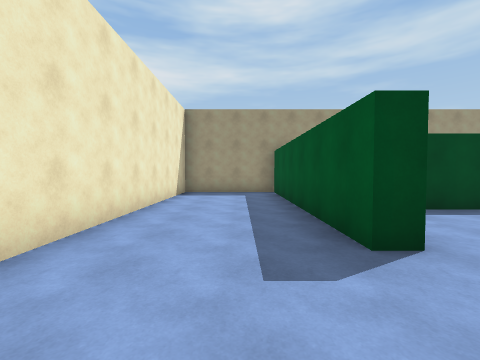
view 1 (above)

23 first-person views from a walk through a Unity game level. The camera is 1.5 m above the floor, tilts 2° down and sees 90° across. The floor is counted in squares, 2 m on a side. Each view is taken from the middle of a square. On the plan, view 1 faces up. The plan holds only what a view shows up to about 9 squares ahead; the rest is blank. The player is left out.

view 2
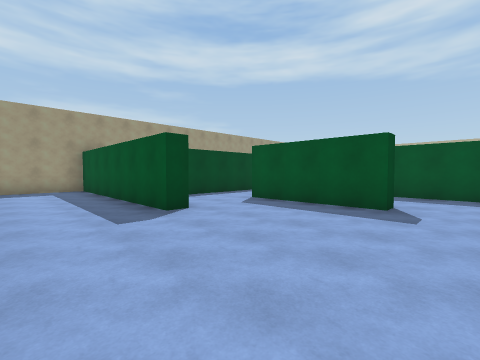

view 3
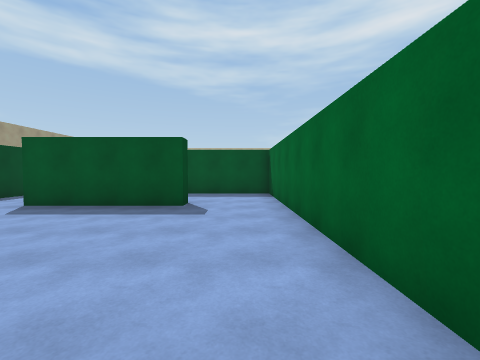

view 4
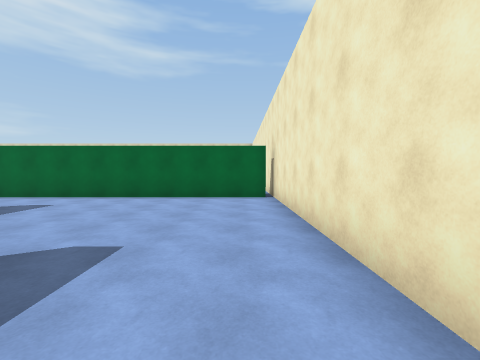

view 5
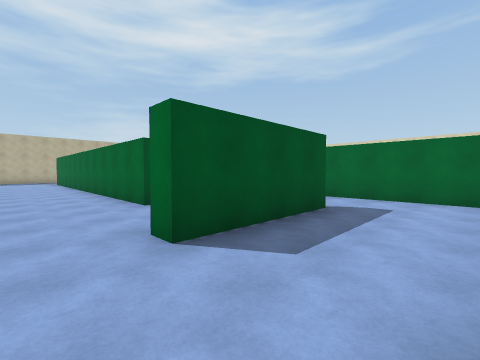

view 6
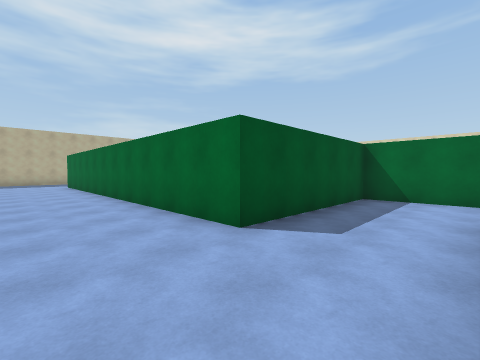

view 7
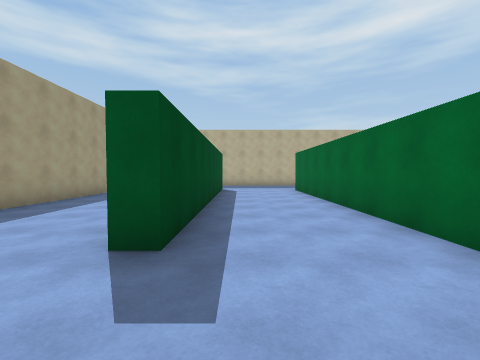

view 8
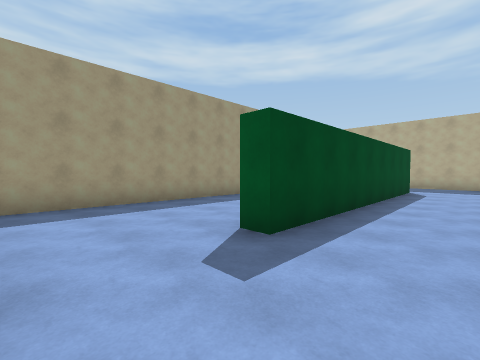

view 9
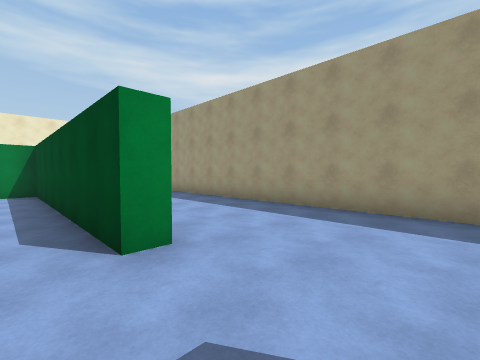

view 10
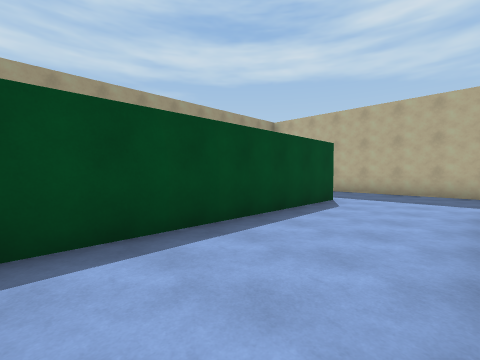

view 11
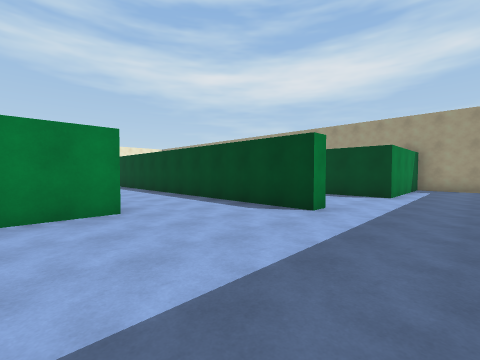

view 12
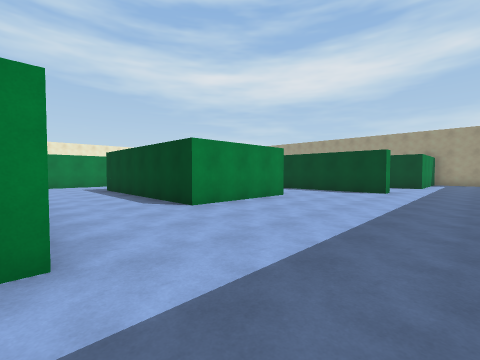

view 13
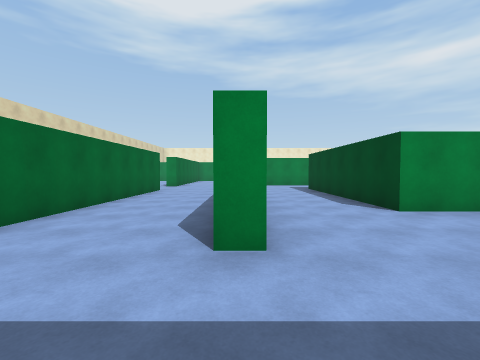

view 14
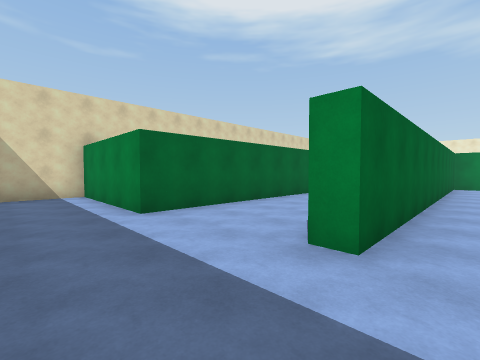

view 15
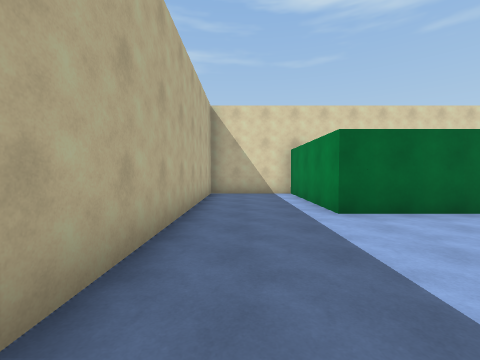

view 16
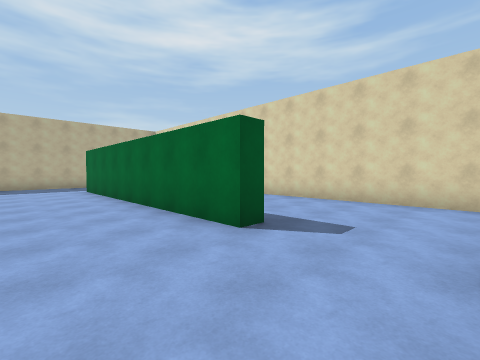

view 17
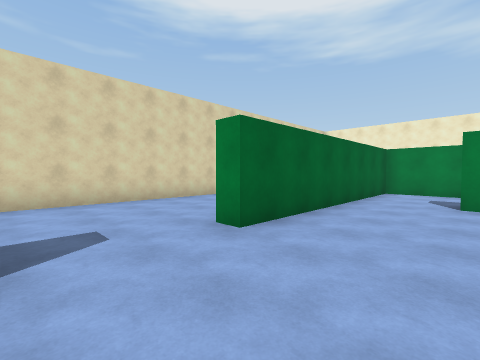

view 18
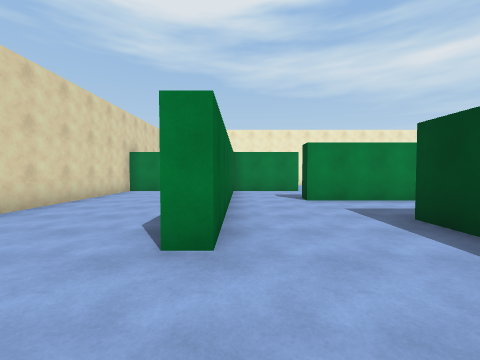

view 19
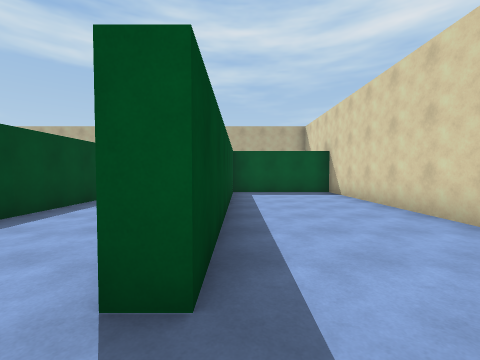

view 20
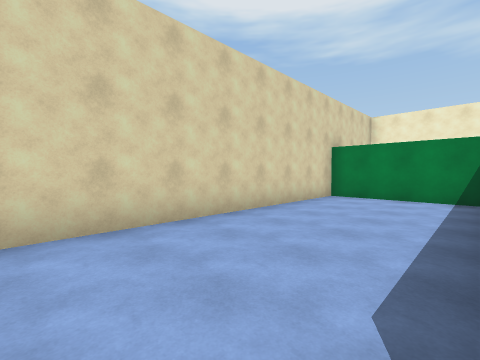

view 21
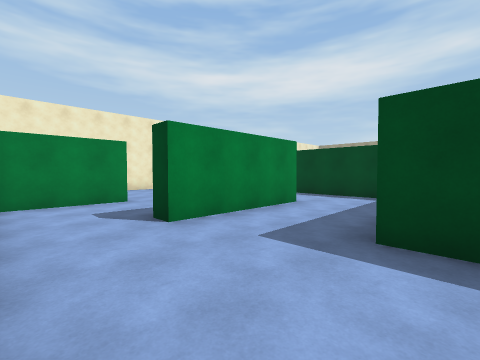

view 22
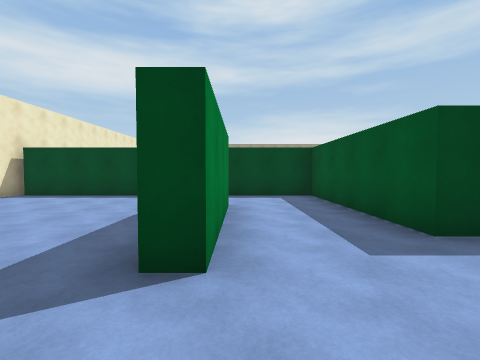

view 23
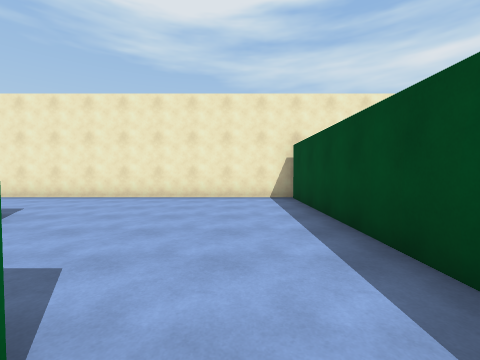

### Floor plan
Points are (right, up) in squares from view 1. A wall is a line through its corners. A room is listed if a view was taken in it or the views show most of it. See-through windows are left out.
Room 1 (views 1, 2, 3, 4, 5)
walls: (1.9, 2.2) (1.3, 2.2) (1.3, 8.7) (-2, 8.7) (-2, -3); (4.2, -0.8) (4.2, 2.7) (4.8, 2.7); (4.4, 4.7) (1.7, 4.7) (1.7, 4); (-1.8, -3) (4.6, -3)
ways out: opening at (4, 3.5) to room 2; opening at (4, -1.5) to room 3
Room 2 (views 6, 7, 8, 9, 10, 11, 12, 13, 14, 15, 16, 17, 18, 19, 20, 21, 22, 23)
walls: (16.2, -8.2) (13.6, -8.2); (9, -7.7) (18.8, -7.7) (18.8, -8.2); (8.4, -8.2) (7.3, -8.2) (7.3, -3.5) (4.6, -3.5); (16.5, -1.4) (16.5, -5) (11.2, -5); (17.8, -11.8) (11.3, -11.8) (11.3, -11.2) (19.2, -11.2) (19.2, -15.2) (22, -15.2) (22, -7.9); (4.8, -5.8) (4.8, -9.2); (7.3, 1.7) (18, 1.7); (18.8, 1.8) (18.8, 1.3) (12.5, 1.3); (4.4, -11.2) (8.8, -11.2) (8.8, -11.8); (22, 1.9) (22, 5.8); (8.8, 5.4) (8.8, 4.7) (4.4, 4.7); (1.7, -11.9) (1.7, -15.2) (18.7, -15.2) (18.7, -11.8); (19.2, 8) (19.2, 4.7) (11.3, 4.7) (11.3, 5.2); (17.6, 8.7) (3, 8.7); (21, 8.7) (20, 8.7)
ways out: opening at (4, 3.5) to room 1; opening at (5.5, 0.5) to room 3; opening at (4, -10.5) to room 4; opening at (4, -4.5)
Room 3 (no view inside)
walls: (4.9, -0.8) (4.2, -0.8); (4.6, -3) (7.3, -3) (7.3, 1.7)
ways out: opening at (4, -1.5) to room 1; opening at (5.5, 0.5) to room 2
Room 4 (no view inside)
walls: (1.7, -9.5) (1.7, -11.2) (4.4, -11.2); (4.8, -9.2) (4.2, -9.2)
ways out: opening at (4, -10.5) to room 2; opening at (2.5, -9)

Positions as (right, up) in squares from view 1, and headings:
1: (0, 0), facing up
2: (-1, -2), facing up-right
3: (-1, -2), facing right
4: (-1, 4), facing down
5: (2, 4), facing down-right
6: (5, 4), facing down-right
7: (9, 4), facing right
8: (9, 3), facing up-right
9: (11, 4), facing up-left
10: (13, 2), facing up-right
11: (21, -3), facing up-left
12: (21, -8), facing up-left
13: (21, -8), facing left
14: (21, -7), facing down-left
15: (21, -7), facing down
16: (9, -9), facing down-right
17: (11, -9), facing down-left
18: (11, -11), facing left
19: (10, -12), facing right
20: (9, -12), facing down-left
21: (8, -11), facing up-left
22: (5, -11), facing up
23: (5, -5), facing left
